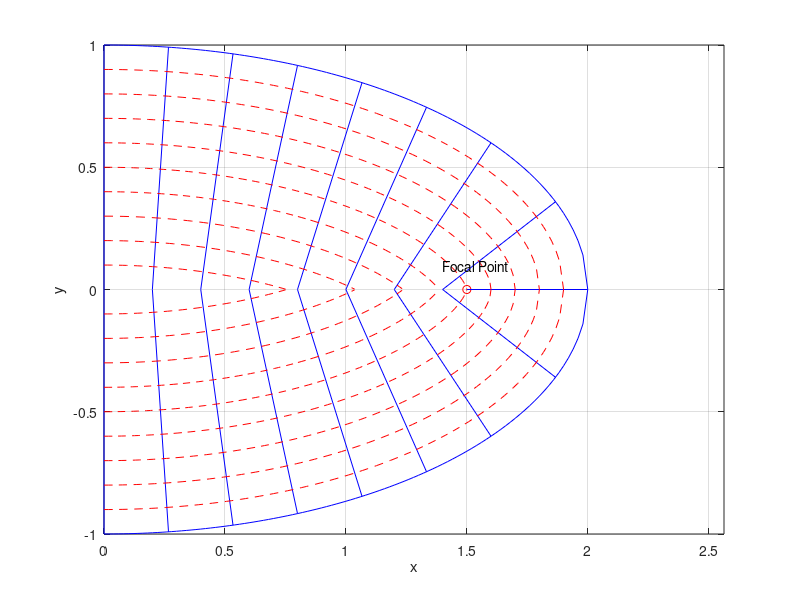

Source code (MATLAB):
% Script p8_7_2.m; min distance to ellipse w. b=1, a=2;    7/98, 7/23/02
%
a=2; b=1; x1=[.2:.2:1.4]; N=length(x1); for i=1:N, x=x1(i); 
   th(i)=atan(a*sqrt((a-b^2/a-x)*(a-b^2/a+x))/(b*x));
   S(i)=b^2*x/((a^2-b^2)*cos(th(i)));
   xf(i)=x+S(i)*cos(th(i)); yf(i)=S(i)*sin(th(i));
end; th=[pi/2 th]; S=[1 S]; xf=[0 xf]; yf=[1 yf]; x=[0 x1];
xe=[0:.02:2]; for i=1:101, ye(i)=b*sqrt(1-xe(i)^2/a^2); end
S1=[.1:.1:.9];
for i=1:101, for j=1:9, th1=atan2(a^2*ye(i),b^2*xe(i)); 
   yt(i,j)=ye(i)-S1(j)*sin(th1); xt(i,j)=xe(i)-S1(j)*cos(th1);  
end; end
%
figure(1); clf; plot(1.5,0,'ro',xe,ye,'b',xe,-ye,'b',[1.5 2],[0 0],'b'); 
hold on; for i=1:N+1, plot([x(i) xf(i)],[0,yf(i)],'b',[x(i) xf(i)],...
      [0 -yf(i)],'b'); end 
for j=1:5, plot(xt(:,j),yt(:,j),'r--',xt(:,j),-yt(:,j),'r--'); end
plot(xt([1:93],6),yt([1:93],6),'r--',xt([1:93],6),-yt([1:93],6),'r--');
plot(xt([1:83],7),yt([1:83],7),'r--',xt([1:83],7),-yt([1:83],7),'r--');
plot(xt([1:70],8),yt([1:70],8),'r--',xt([1:70],8),-yt([1:70],8),'r--');
plot(xt([1:51],9),yt([1:51],9),'r--',xt([1:51],9),-yt([1:51],9),'r--');
hold off; grid; text(1.4,.1,'Focal Point'); axis([0 2.67*.96 -1 1])
xlabel('x'); ylabel('y')
   
